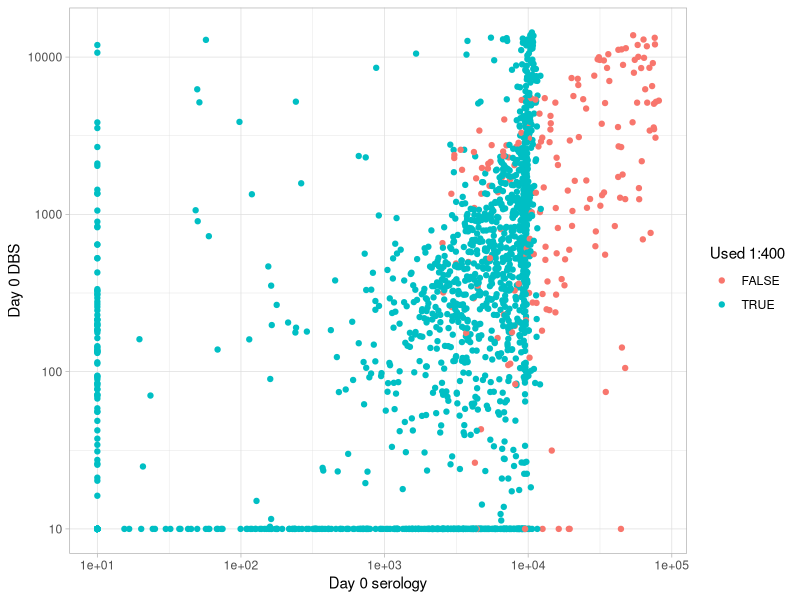
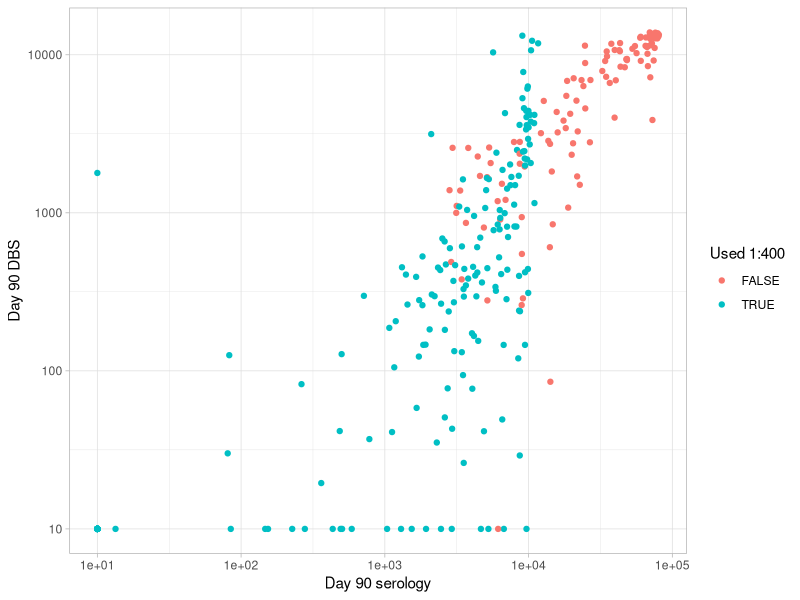
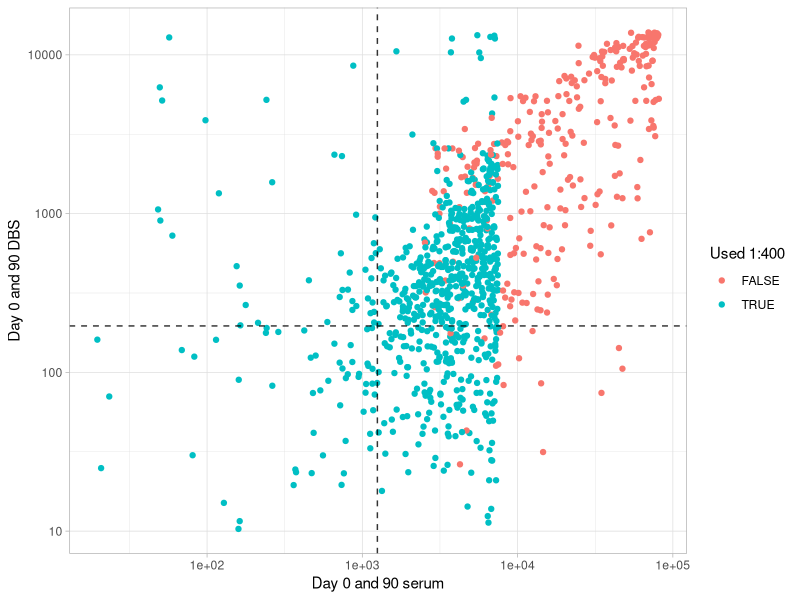

Write the R code that produced these figures, in order. (Note: this script raises an error after producing the figures.)
## ---- chunk 1
library(tidyverse)
library(readxl)
library(lubridate)

theme_set(theme_light())
## ---- chunk 2
df_raw = read_excel("Data/Endpoint_review_06_12_2022_latest.xlsx")
## ---- chunk 3
df_pre = df_raw %>% 
  select(subjectno, site, d0_1in50 = "D0 1/50 Serum Ab titre",
         d90_1in50 = "D90 1/50 Serum Ab titre",
         d0_1in400 = "D0 1/400 Serum Ab titre", d90_1in400 = "D90 1/400 Serum Ab titre",
         vac_1in50 = "Day vaccine 1/50 Serum Ab titre",
         vac_1in400 = "Day vaccine 1/400 Serum Ab titre",
         d0_dbs = "D0 DBS 1/66", 
         d30_dbs = "D30 DBS 1/66",
         d60_dbs = "D60 DBS 1/66",
         d90_dbs = "D90 DBS 1/66",
         vac_dbs = "DVaccine DBS 1/66",
         pcr_result = "PCR_Res",
         pcr_date = "Swab date",
         randomisation_date = "Randomisation date",
         model = Model,
         flag = Flag
         ) %>% 
  mutate(pcr_date = as.Date(pcr_date, "%d%b%Y"),
          d0_1in50 = ifelse(d0_1in50<10, 10, d0_1in50),
          d90_1in50 = ifelse(d90_1in50<10, 10, d90_1in50),
          d0_1in400 = ifelse(d0_1in400<10, 10, d0_1in400),
          d90_1in400 = ifelse(d90_1in400<10, 10, d90_1in400),
          vac_1in50 = ifelse(vac_1in50<10, 10, vac_1in50),
          vac_1in400 = ifelse(vac_1in400<10, 10, vac_1in400),
          d0_dbs = ifelse(d0_dbs<10, 10, d0_dbs),
          d30_dbs = ifelse(d30_dbs<10, 10, d30_dbs),
          d60_dbs = ifelse(d60_dbs<10, 10, d60_dbs),
          d90_dbs = ifelse(d90_dbs<10, 10, d90_dbs),
          vac_dbs = ifelse(vac_dbs<10, 10, vac_dbs)
         )
  
## ---- chunk 4
df_pre %>% count(d0_1in400<2500)
## ---- chunk 5
df_pre %>% count(d90_1in400<2500)
## ---- chunk 6
df_pre %>% count(vac_1in400<2500)
## ---- chunk 7
df_pre %>% filter(d0_1in400<2500 | d90_1in400<2500 | vac_1in400<2500) %>% nrow()
## ---- chunk 8
df = df_pre %>% 
  mutate(
    d0_1in400 = ifelse(d0_1in400<2500, NA, d0_1in400),
    d90_1in400 = ifelse(d90_1in400<2500, NA, d90_1in400),
    vac_1in400 = ifelse(vac_1in400<2500, NA, vac_1in400),
  )
## ---- chunk 9
df %>% 
  filter(!is.na(coalesce(d0_1in400, d0_1in50)), !is.na(d0_dbs)) %>% 
  ggplot(aes(x=coalesce(d0_1in400, d0_1in50), y=ifelse(d0_dbs<10,10,d0_dbs), color=is.na(d0_1in400))) +
  geom_point() +
  scale_x_continuous(name = "Day 0 serology", trans='log10') +
  scale_y_continuous(name = "Day 0 DBS", trans='log10') +
  scale_color_discrete(name="Used 1:400") 
## ---- chunk 10
df %>% 
  filter(!is.na(coalesce(d90_1in400, d90_1in50)), !is.na(d90_dbs)) %>% 
  ggplot(aes(x=coalesce(d90_1in400, d90_1in50), y=ifelse(d90_dbs<10,10,d90_dbs), color=is.na(d90_1in400))) +
  geom_point() +
  scale_x_continuous(name = "Day 90 serology", trans='log10') +
  scale_y_continuous(name = "Day 90 DBS", trans='log10') +
  scale_color_discrete(name="Used 1:400")
## ---- chunk 11
plot_df = 
  bind_rows(
      df %>% 
        select(serum_1in50 = d90_1in50, serum_1in400 = d90_1in400, dbs = d90_dbs),
      df %>% 
        select(serum_1in50 = d0_1in50, serum_1in400 = d0_1in400, dbs = d0_dbs)
  ) %>% 
  filter(!is.na(coalesce(serum_1in400, serum_1in50)), !is.na(dbs)) %>% #remove missing data
  filter(!(serum_1in50>7500 & is.na(serum_1in400))) %>% # remove data points missing 1:400 data where should have it
  mutate(serum = coalesce(serum_1in400, serum_1in50)) %>% 
  filter(serum>10, dbs>10)
## ---- chunk 12
m = lm(log10(dbs) ~ log10(serum) + 0, data=plot_df)
summary(m)
(dbs_threshold = as.numeric(10^(predict(m, newdata=tibble(serum=1250)))))
## ---- chunk 13
plot_df %>% 
  ggplot(aes(x=serum, y=dbs, color=is.na(serum_1in400))) +
  geom_point() +
  scale_x_continuous(name = "Day 0 and 90 serum", trans='log10') +
  scale_y_continuous(name = "Day 0 and 90 DBS", trans='log10') +
  scale_color_discrete(name="Used 1:400") +
  theme_light() + 
  geom_vline(xintercept=1250, linetype="dashed", alpha=0.8) +
  geom_hline(yintercept=dbs_threshold, linetype="dashed", alpha=0.8)
## ---- chunk 14
df = df %>% 
  rowwise() %>% 
  mutate(dbs_first = coalesce(d0_dbs, d30_dbs, d60_dbs),
         dbs_last = coalesce(vac_dbs, d90_dbs, d60_dbs, d30_dbs),
         dbs_first_label = case_when(
           !is.na(d0_dbs) ~ 'd0',
           !is.na(d30_dbs) ~ 'd30',
           !is.na(d60_dbs) ~ 'd60'
         ),
         dbs_last_label = case_when(
           !is.na(vac_dbs) ~ 'vaccine',
           !is.na(d90_dbs) ~ 'd90',
           !is.na(d60_dbs) ~ 'd60',
           !is.na(d30_dbs) ~ 'd30'
         ),
         dbs_available = case_when(
           dbs_first_label != dbs_last_label ~ 1,
           TRUE ~ 0
         )
  ) %>% 
  mutate(dbs_ratio = dbs_last/dbs_first)
## ---- chunk 15
df %>% 
  filter(d0_1in50<=10) %>% 
  count(dbs_available==1)
## ---- chunk 16
df %>% filter(is.na(d0_1in50), !is.na(d0_1in400))
## ---- chunk 17
df %>% filter(is.na(d90_1in50), !is.na(d90_1in400))
## ---- chunk 18
df %>% filter(is.na(vac_1in50), !is.na(vac_1in400))
## ---- chunk 19
df = df %>% mutate(
  vaccinated = ifelse(is.na(vac_1in50), 0, 1)
)

df %>% count(vaccinated)
## ---- chunk 20
df %>% 
  filter(!is.na(d90_1in50), !is.na(vac_1in50))
## ---- chunk 21
df = df %>% 
  mutate(last_1in50 = coalesce(vac_1in50, d90_1in50),
      last_1in400 = ifelse(vaccinated == 0, d90_1in400, vac_1in400))
## ---- chunk 22
df = df %>% 
  mutate(
    serum_available = case_when(
      (d0_1in50 < 7500 | d0_1in400 >=2500) & (last_1in50 <7500 | last_1in400 >=2500) ~ 1, #valid results within limits set 
      d0_1in50 < 1250 & last_1in50 >=1250 ~ 1, #seroconversion at 1:50 - so no 1:400 done
      d0_1in50 >= 1250 & last_1in50/d0_1in50 >=4 ~ 1, #4-fold rise at 1:50 - so no 1:400 done
      TRUE ~ 0
    )
  ) 
## ---- chunk 23
df = df %>% 
  mutate(outcome_possible = case_when(
    is.na(d0_1in50) & dbs_available == 0 ~ 'no: no serum or DBS at baseline',
    is.na(last_1in50) & dbs_available == 0 ~ 'no: no serum or DBS at follow up',
    d0_1in50 > 7500 & is.na(d0_1in400) & dbs_available == 0 ~ 'no: baseline 1:50 >7500 and no baseline 1:400',
    d0_1in50 >= 7500/4 & last_1in50 > 7500 & last_1in50/d0_1in50 <4 
    & is.na(last_1in400) & dbs_available == 0 ~ 'no: f/u 1:50 >7500, no f/u 1:400, seeking 4-fold rise w/ 1:400',
    TRUE ~ 'yes: no exclusion met'
  )) 

df %>% 
  count(outcome_possible, serum_available, dbs_available)
## ---- chunk 24
df = df %>% 
  mutate(outcome = case_when(
    str_detect(outcome_possible, 'no:') ~ NA_character_, # if outcome not possible don't record one
    #binary sero-conversion
    serum_available==1 & d0_1in50 < 1250 & last_1in50 >=1250 & last_1in50/d0_1in50 >=4 ~ 'Binary seroconversion and 4-fold rise',
    serum_available==1 & d0_1in50 < 1250 & last_1in50 >=1250 & last_1in50/d0_1in50 <4 ~ 'Binary seroconversion and no 4-fold rise',
    # already sero-positive, 1in50 vs 1in50
    serum_available==1 & d0_1in50 >= 1250 & last_1in50/d0_1in50 >=4  ~ 'Baseline ab positive with 4-fold rise in 1:50',
    # already sero-positive, 1in400 vs 1in400
    serum_available==1 & d0_1in50 >= 1250 & last_1in400/d0_1in400 >=4  ~ 'Baseline ab positive with 4-fold rise in 1:400',
    # already sero-positive, 1in50 vs 1in400 later, with no 1:400 at baseline
    serum_available==1 & d0_1in50 >= 1250 & is.na(d0_1in400) & last_1in400/d0_1in50 >=4  ~ 'Baseline ab positive with 4-fold rise in 1:50 vs 1:400',
    # DBS seroconversion based on look-up value - only allow if serum not available
    serum_available==0 & dbs_first < dbs_threshold & dbs_last >= dbs_threshold & dbs_last/dbs_first >=4 ~ 'DBS binary seroconversion and 4-fold rise',
    serum_available==0 & dbs_first < dbs_threshold & dbs_last >= dbs_threshold & dbs_last/dbs_first <4 ~ 'DBS binary seroconversion and no 4-fold rise',
    # DBS 4-fold rise - only allow if serum not available
    serum_available==0 & dbs_first >= dbs_threshold & dbs_last/dbs_first >=4  ~ 'DBS baseline ab positive with 4-fold rise'
  ))

df %>%  
  count(outcome_possible, outcome) %>% 
  knitr::kable()
## ---- chunk 25
df$type_data = ifelse(df$serum_available==1, 'serum','DBS')
df$type_data[df$serum_available==0 & df$dbs_available==0]='None'
table(df$type_data, useNA = 'ifany')
table(df$type_data, is.na(df$outcome))
write_csv(df, 'Outputs/serology_outcomes.csv')
## ---- chunk 26
df %>% count(outcome_possible, outcome, serum_available, dbs_available) %>% 
  knitr::kable()
